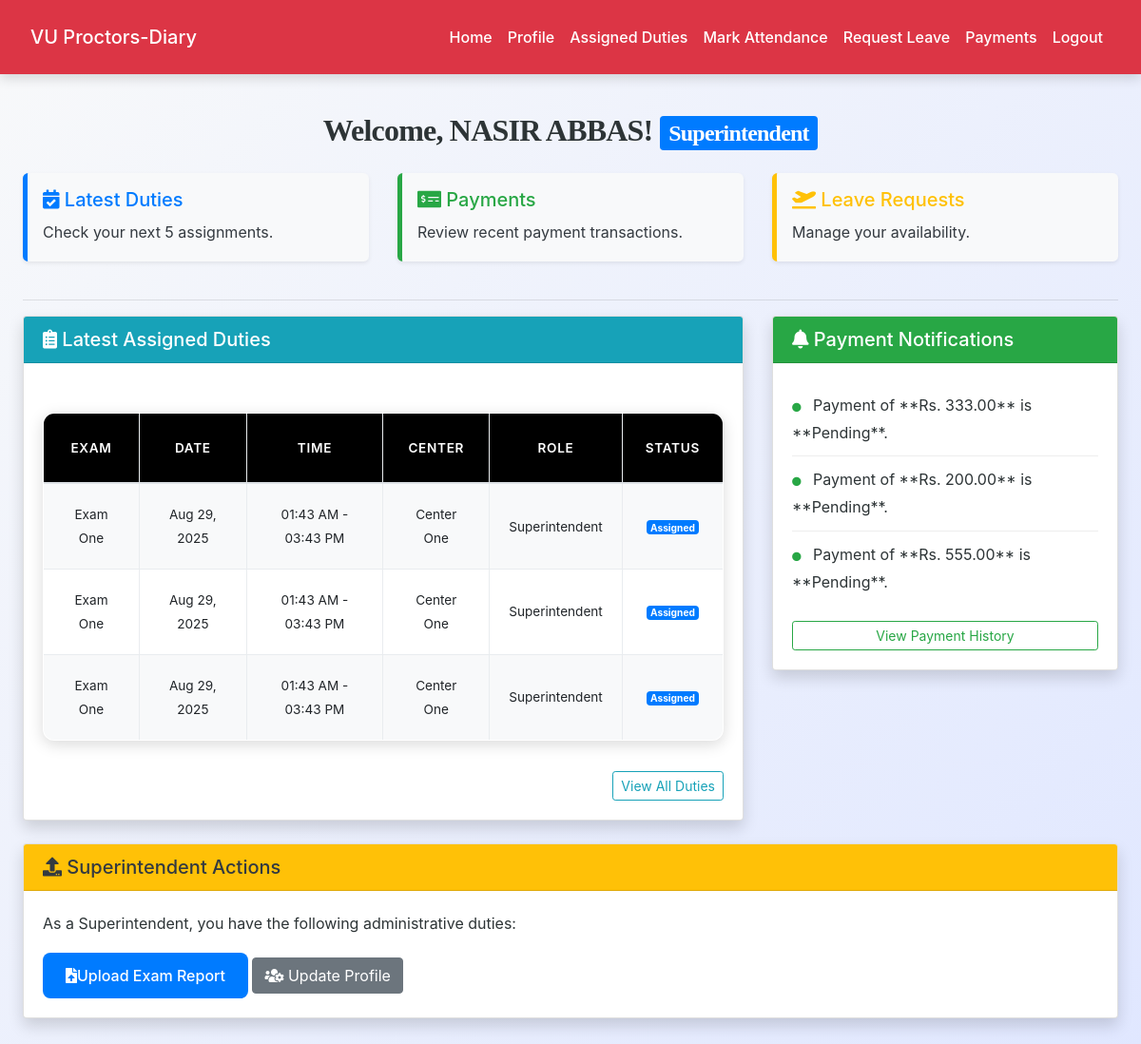
The page /invigilator/invigilator_dashboard.php (signed in) on the database its author committed.
### tables this page shows
CREATE TABLE `users` (
  `user_id` int(11) NOT NULL,
  `employee_id` varchar(20) NOT NULL,
  `name` varchar(100) NOT NULL,
  `cnic` varchar(13) NOT NULL,
  `email` varchar(100) NOT NULL,
  `phone` varchar(11) NOT NULL,
  `password_hash` varchar(255) NOT NULL,
  `usertype` enum('superintendent','invigilator') NOT NULL,
  `qualification` varchar(100) NOT NULL,
  `center_preference` varchar(100) NOT NULL,
  `availability_status` enum('available','unavailable') DEFAULT 'available',
  `status` enum('pending','approved','rejected') DEFAULT 'pending',
  `created_at` timestamp NOT NULL DEFAULT current_timestamp(),
  `updated_at` timestamp NOT NULL DEFAULT current_timestamp() ON UPDATE current_timestamp(),
  `profile_image` varchar(255) DEFAULT 'default.png'
);

CREATE TABLE `duty_assignments` (
  `assignment_id` int(11) NOT NULL,
  `exam_id` int(11) NOT NULL,
  `user_id` int(11) NOT NULL,
  `role_in_exam` enum('superintendent','invigilator') NOT NULL,
  `status` enum('assigned','completed','cancelled') DEFAULT 'assigned',
  `created_at` timestamp NOT NULL DEFAULT current_timestamp(),
  `updated_at` timestamp NOT NULL DEFAULT current_timestamp() ON UPDATE current_timestamp()
);

CREATE TABLE `exams` (
  `exam_id` int(11) NOT NULL,
  `exam_name` varchar(100) NOT NULL,
  `exam_date` date NOT NULL,
  `center_id` int(11) NOT NULL,
  `start_time` time NOT NULL,
  `end_time` time NOT NULL
);

CREATE TABLE `exam_centers` (
  `center_id` int(11) NOT NULL,
  `center_name` varchar(100) NOT NULL,
  `location` varchar(150) NOT NULL,
  `created_at` timestamp NOT NULL DEFAULT current_timestamp()
);

CREATE TABLE `payments` (
  `payment_id` int(11) NOT NULL,
  `user_id` int(11) NOT NULL,
  `amount` decimal(10,2) NOT NULL,
  `description` text DEFAULT NULL,
  `status` enum('pending','processed') DEFAULT 'pending',
  `processed_at` timestamp NULL DEFAULT NULL
);

### invigilator/invigilator_dashboard.php (the view, shortened to what this page needs)
<?php
include('config.php');
$user_id = $_SESSION["user_id"];
$user_name = "";
$user_role = "";
$user_sql = "SELECT name, usertype FROM users WHERE user_id = ?";
$user_stmt = mysqli_prepare($conn, $user_sql);
mysqli_stmt_bind_param($user_stmt, "i", $user_id);
mysqli_stmt_execute($user_stmt);
$user_result = mysqli_stmt_get_result($user_stmt);
if ($user_data = mysqli_fetch_assoc($user_result)) {
    $user_name = htmlspecialchars($user_data['name']);
    $user_role = htmlspecialchars($user_data['usertype']);
}
$duties_sql = "
    SELECT da.assignment_id, da.role_in_exam, da.status AS duty_status,
           e.exam_name, e.exam_date, e.start_time, e.end_time,
           c.center_name, c.location
    FROM duty_assignments da
    INNER JOIN exams e ON da.exam_id = e.exam_id
    INNER JOIN exam_centers c ON e.center_id = c.center_id
    WHERE da.user_id = ?
    ORDER BY e.exam_date DESC, e.start_time DESC
    LIMIT 5
";
$duties_stmt = mysqli_prepare($conn, $duties_sql);
mysqli_stmt_bind_param($duties_stmt, "i", $user_id);
mysqli_stmt_execute($duties_stmt);
$duties_result = mysqli_stmt_get_result($duties_stmt);
$payments_sql = "
    SELECT amount, status, processed_at
    FROM payments
    WHERE user_id = ?
    ORDER BY processed_at DESC
    LIMIT 3
";
$payments_stmt = mysqli_prepare($conn, $payments_sql);
mysqli_stmt_bind_param($payments_stmt, "i", $user_id);
mysqli_stmt_execute($payments_stmt);
$payments_result = mysqli_stmt_get_result($payments_stmt);
?>
<!DOCTYPE html>
<html lang="en">
<head>
    <link rel="stylesheet" href="https://maxcdn.bootstrapcdn.com/bootstrap/4.5.2/css/bootstrap.min.css">
    <link rel="stylesheet" href="../css/style.css">
    <link rel="stylesheet" href="https://cdnjs.cloudflare.com/ajax/libs/font-awesome/5.15.3/css/all.min.css">
</head>
<body>
    <?php include('navbar.php');  ?>
    <div class="container mt-4">
        <h2 class="mb-4">Welcome, <?php echo $user_name; ?>! <span class="badge badge-primary"><?php echo ucfirst($user_role); ?></span></h2>
        <div class="row">
            <div class="col-md-4">
                <div class="dashboard-card bg-light card-duties shadow-sm">
                    <h5 class="text-primary"><i class="fas fa-calendar-check"></i> Latest Duties</h5>
                    <p class="mb-0 text-dark">Check your next 5 assignments.</p>
                </div>
            </div>
            <div class="col-md-4">
                <div class="dashboard-card bg-light card-payments shadow-sm">
                    <h5 class="text-success"><i class="fas fa-money-check-alt"></i> Payments</h5>
                    <p class="mb-0 text-dark">Review recent payment transactions.</p>
                </div>
            </div>
            <div class="col-md-4">
                <div class="dashboard-card bg-light card-leaves shadow-sm">
                    <h5 class="text-warning"><i class="fas fa-plane-departure"></i> Leave Requests</h5>
                    <p class="mb-0 text-dark">Manage your availability.</p>
                </div>
            </div>
        </div>
        <hr>
        <div class="row">
            <div class="col-lg-8">
                <div class="card shadow mb-4">
                    <div class="card-header bg-info text-white">
                        <h5 class="mb-0"><i class="fas fa-clipboard-list"></i> Latest Assigned Duties</h5>
                    </div>
                    <div class="card-body">
                        <table class="table table-bordered table-striped table-sm table-duties">
                            <thead>
                                <tr>
                                    <th>Exam</th>
                                    <th>Date</th>
                                    <th>Time</th>
                                    <th>Center</th>
                                    <th>Role</th>
                                    <th>Status</th>
                                </tr>
                            </thead>
                            <tbody>
                                <?php if (mysqli_num_rows($duties_result) > 0): ?>
                                    <?php while ($row = mysqli_fetch_assoc($duties_result)): ?>
                                        <tr>
                                            <td><?php echo htmlspecialchars($row['exam_name']); ?></td>
                                            <td><?php echo date('M d, Y', strtotime($row['exam_date'])); ?></td>
                                            <td><?php echo date('h:i A', strtotime($row['start_time'])) . " - " . date('h:i A', strtotime($row['end_time'])); ?></td>
                                            <td><?php echo htmlspecialchars($row['center_name']); ?></td>
                                            <td><?php echo ucfirst($row['role_in_exam']); ?></td>
                                            <td><span class="badge badge-<?php
                                                if ($row['duty_status'] == 'completed') echo 'success';
                                                elseif ($row['duty_status'] == 'assigned') echo 'primary';
                                                else echo 'danger';
                                            ?>"><?php echo ucfirst($row['duty_status']); ?></span></td>
                                        </tr>
                                    <?php endwhile; ?>
                                <?php else: ?>
                                    <tr><td colspan="6" class="text-center">No recent duties assigned.</td></tr>
                                <?php endif; ?>
                            </tbody>
                        </table>
                        <a href="assigned_duties.php" class="btn btn-sm btn-outline-info float-right">View All Duties</a>
                    </div>
                </div>
            </div>
            <div class="col-lg-4">
                <div class="card shadow mb-4">
                    <div class="card-header bg-success text-white">
                        <h5 class="mb-0"><i class="fas fa-bell"></i> Payment Notifications</h5>
                    </div>
                    <div class="card-body">
                        <ul class="notification-list">
                            <?php if (mysqli_num_rows($payments_result) > 0): ?>
                                <?php while ($payment = mysqli_fetch_assoc($payments_result)): ?>
                                    <li>
                                        <i class="fas fa-circle text-success mr-2" style="font-size: 0.6rem;"></i>
                                        Payment of **Rs. <?php echo number_format($payment['amount'], 2); ?>** <?php if ($payment['status'] == 'processed'): ?>
                                            has been **Processed**.
                                            <p class="text-muted small mb-0">Processed on: <?php echo date('M d, Y', strtotime($payment['processed_at'])); ?></p>
                                        <?php else: ?>
                                            is **<?php echo ucfirst($payment['status']); ?>**.
                                        <?php endif; ?>
                                    </li>
                                <?php endwhile; ?>
                            <?php else: ?>
                                <li class="text-center text-muted">No recent payment records found.</li>
                            <?php endif; ?>
                        </ul>
                        <a href="view_payments.php" class="btn btn-sm btn-outline-success btn-block mt-3">View Payment History</a>
                    </div>
                </div>
            </div>
        </div>
        <?php if ($user_role === 'superintendent'): ?>
            <div class="card shadow mb-4">
                <div class="card-header bg-warning text-dark">
                    <h5 class="mb-0"><i class="fas fa-upload"></i> Superintendent Actions</h5>
                </div>
                <div class="card-body">
                    <p>As a Superintendent, you have the following administrative duties:</p>
                    <a href="superintendent_reports.php" class="btn btn-primary"><i class="fas fa-file-upload"></i> Upload Exam Report</a>
                    <a href="update_profile.php" class="btn btn-secondary"><i class="fas fa-users-cog"></i> Update Profile</a>
                </div>
            </div>
        <?php endif; ?>
    </div>
</body>
</html>

### css/style.css (style rules this page uses)
:root { --primary: #007bff; --secondary: #6c757d; --success: #28a745; --info: #17a2b8; --warning: #ffc107; --danger: #dc3545; --light: #f8f9fa; --dark: #2d3436; --accent: #ff6f61; --highlight: #6f42c1; --shadow: rgba(0, 0, 0, 0.15); --transition: all 0.3s ease-in-out; }
body { font-family: 'Inter', 'Segoe UI', Tahoma, Geneva, Verdana, sans-serif; background: linear-gradient(135deg, var(--light) 0%, #e0e7ff 100%); color: var(--dark); line-height: 1.8; margin: 0; padding: 0; min-height: 100vh; font-size: 16px; }
h1, h2, h3, h4 { text-align: center; margin: 2.5rem 0; font-family: 'Georgia', 'Times New Roman', serif; color: var(--dark); font-weight: 700; letter-spacing: -0.025em; }
h2 { font-size: 2rem; }
.container { max-width: 1200px; margin: 0 auto 3rem; padding: 0 1.5rem; }
.table { width: 100%; border-collapse: collapse; margin: 2rem 0; font-size: 1rem; background-color: #ffffff; border-radius: 12px; overflow: hidden; box-shadow: 0 4px 16px var(--shadow); transition: var(--transition); }
.table th, .table td { padding: 1.25rem; border: 1px solid #e9ecef; text-align: center; vertical-align: middle; }
.table thead th { background-color: rgb(0, 0, 0); color: white; font-weight: 600; text-transform: uppercase; letter-spacing: 0.05em; padding: 1.5rem; }
.table tbody tr { transition: var(--transition); }
.table tbody tr:nth-child(odd) { background-color: var(--light); }
.btn-primary { background-color: var(--primary); color: #fff; border: none; border-radius: 8px; padding: 0.75rem 1.5rem; font-size: 1rem; font-weight: 500; cursor: pointer; transition: var(--transition); display: inline-flex; align-items: center; justify-content: center; }
a { color: var(--primary); text-decoration: none; font-weight: 500; transition: var(--transition); }

### invigilator/invigilator_dashboard.php (style rules this page uses)
.dashboard-card { border-left: 5px solid; border-radius: .35rem; padding: 1rem; margin-bottom: 1.5rem; }
.card-duties { border-left-color: #007bff; }
.card-payments { border-left-color: #28a745; }
.card-leaves { border-left-color: #ffc107; }
.notification-list { list-style: none; padding: 0; }
.notification-list li { padding: 10px 0; border-bottom: 1px solid #eee; }
.notification-list li:last-child { border-bottom: none; }
.table-duties th, .table-duties td { font-size: 0.85rem; }

### rows shown on the page
users: name "NASIR ABBAS", usertype "Superintendent"
duty_assignments: exam.exam_name "Exam One", exam.exam_date "Aug 29, 2025", exam.start_time "01:43 AM", exam.end_time "03:43 PM", exam_centers.center_name "Center One", role_in_exam "Superintendent", status "Assigned"
duty_assignments: exam.exam_name "Exam One", exam.exam_date "Aug 29, 2025", exam.start_time "01:43 AM", exam.end_time "03:43 PM", exam_centers.center_name "Center One", role_in_exam "Superintendent", status "Assigned"
duty_assignments: exam.exam_name "Exam One", exam.exam_date "Aug 29, 2025", exam.start_time "01:43 AM", exam.end_time "03:43 PM", exam_centers.center_name "Center One", role_in_exam "Superintendent", status "Assigned"
payments: amount "333.00", status "Pending"
payments: amount "200.00", status "Pending"
payments: amount "555.00", status "Pending"
